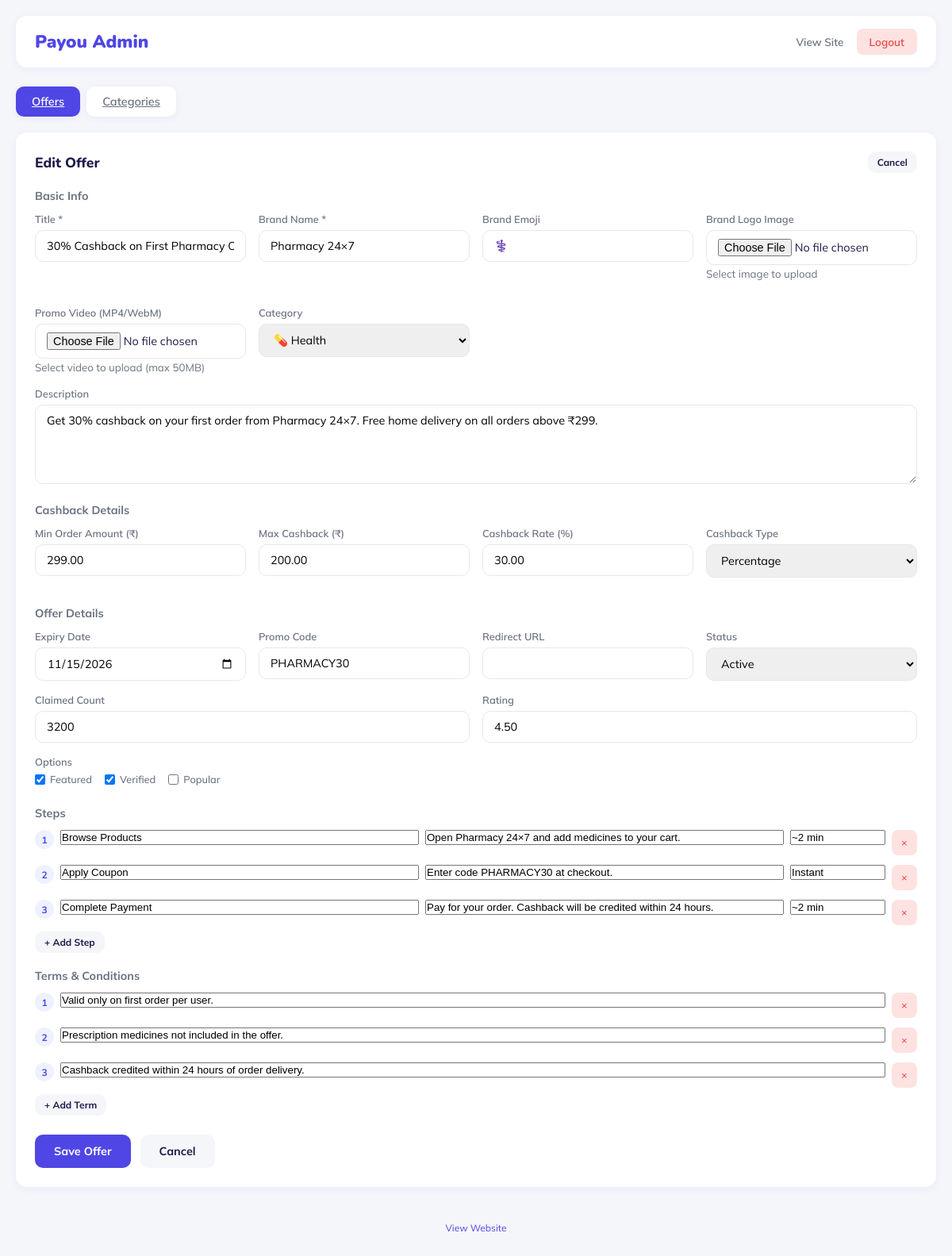
Before: /admin.php?tab=offers&edit=2 (signed in) with the older database file.
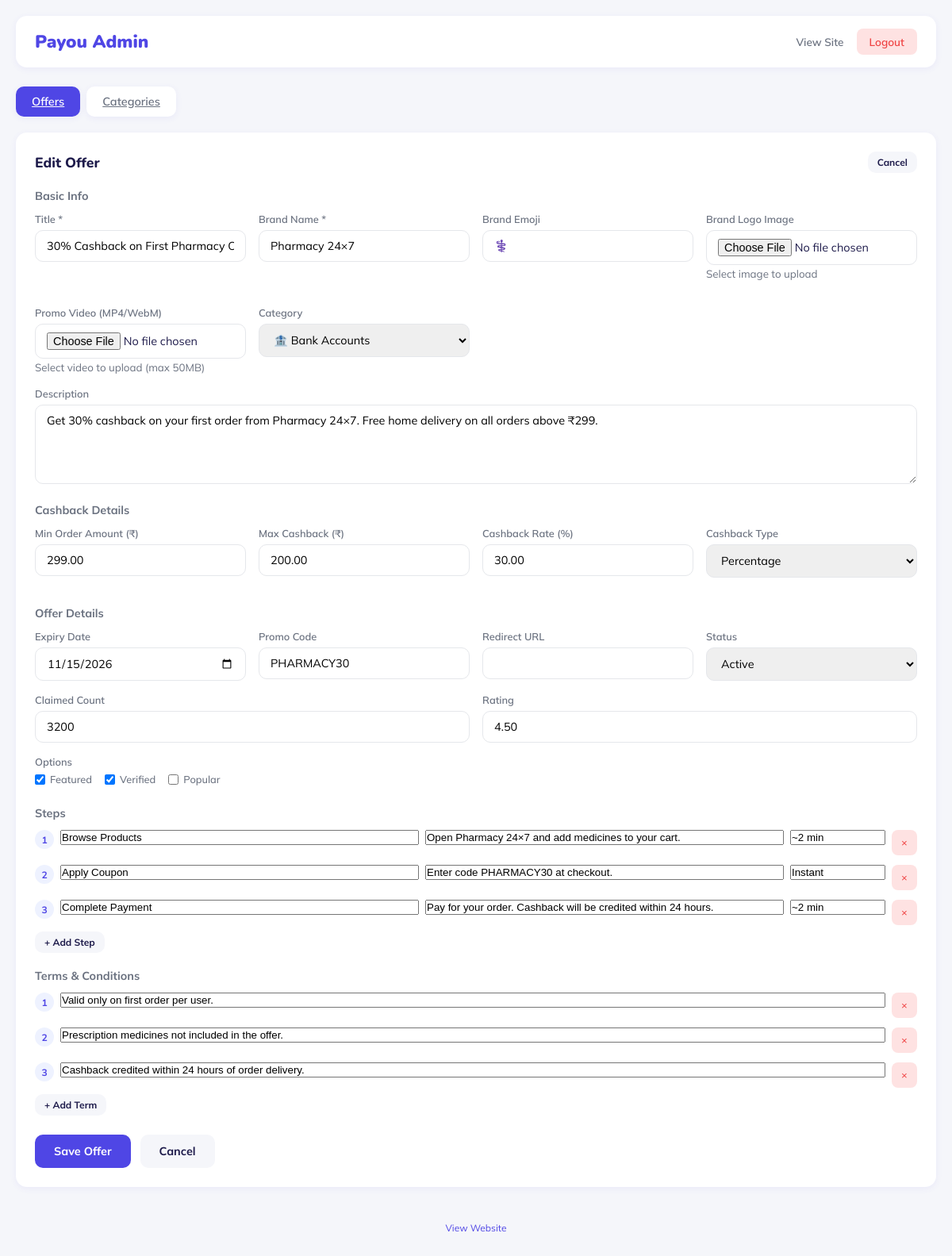
After: the same page with the newer database file.
### tables this page shows
CREATE TABLE IF NOT EXISTS offers (
    id INT AUTO_INCREMENT PRIMARY KEY,
    title VARCHAR(255) NOT NULL,
    description TEXT,
    brand_name VARCHAR(100),
    brand_emoji VARCHAR(10) DEFAULT '🎁',
    logo_image VARCHAR(255) DEFAULT '',
    video_file VARCHAR(255) DEFAULT '',
    category VARCHAR(50) DEFAULT 'General',
    min_order_amount DECIMAL(10,2) DEFAULT 0,
    max_cashback DECIMAL(10,2) DEFAULT 0,
    cashback_rate DECIMAL(5,2) DEFAULT 0,
    cashback_type ENUM('flat', 'percentage') DEFAULT 'flat',
    min_amount DECIMAL(10,2) DEFAULT 0,
    max_amount DECIMAL(10,2) DEFAULT 0,
    expiry_date DATE,
    promo_code VARCHAR(50),
    redirect_url VARCHAR(500),
    claimed_count INT DEFAULT 0,
    rating DECIMAL(3,2) DEFAULT 0,
    is_featured TINYINT(1) DEFAULT 0,
    is_verified TINYINT(1) DEFAULT 0,
    is_popular TINYINT(1) DEFAULT 0,
    status ENUM('active', 'expired', 'draft') DEFAULT 'active',
    created_at TIMESTAMP DEFAULT CURRENT_TIMESTAMP,
    updated_at TIMESTAMP DEFAULT CURRENT_TIMESTAMP ON UPDATE CURRENT_TIMESTAMP
);

CREATE TABLE IF NOT EXISTS categories (
    id INT AUTO_INCREMENT PRIMARY KEY,
    name VARCHAR(100) NOT NULL,
    emoji VARCHAR(10) DEFAULT '📌',
    sort_order INT DEFAULT 0
);

### admin.php (the view, shortened to what the changed rows need)
<?php
$message = '';
$message_type = '';
$is_logged_in = isset($_SESSION['admin_logged_in']) && $_SESSION['admin_logged_in'] === true;
$conn = getDB();
$cat_result = $conn->query("SELECT * FROM categories ORDER BY sort_order");
$offers_result = $conn->query("SELECT * FROM offers ORDER BY created_at DESC");
$edit_offer = null;
$is_new_offer = false;
if (isset($_GET['edit']) && $is_logged_in) {
    $edit_id = intval($_GET['edit']);
    if ($edit_id > 0) {
        $edit_result = $conn->query("SELECT * FROM offers WHERE id = $edit_id");
        $edit_offer = $edit_result->fetch_assoc();
        if ($edit_offer) {
            $steps_result = $conn->query("SELECT * FROM offer_steps WHERE offer_id = $edit_id ORDER BY step_number");
            $edit_offer['steps'] = $steps_result->fetch_all(MYSQLI_ASSOC);
            $terms_result = $conn->query("SELECT * FROM offer_terms WHERE offer_id = $edit_id ORDER BY sort_order");
            $edit_offer['terms'] = $terms_result->fetch_all(MYSQLI_ASSOC);
        }
    }
}
$active_tab = $_GET['tab'] ?? 'offers';
$edit_category = null;
$categories = [];
$cat_result = $conn->query("SELECT * FROM categories ORDER BY sort_order");
while ($row = $cat_result->fetch_assoc()) {
    $categories[] = $row;
}
?>
<!DOCTYPE html>
<html lang="en">
<head>
<link rel="stylesheet" href="https://cdn.hugeicons.com/font/hgi-stroke-rounded.css"/>
</head>
<body>
<?php if (!$is_logged_in): ?>
<div class="password-form">
  <div class="card">
    <h2 class="logo">Pay<span>ou</span> Admin</h2>
    <p>Enter password to access admin panel</p>
    <?php if ($message): ?>
    <div class="message <?php echo $message_type; ?>"><?php echo $message; ?></div>
    <?php endif; ?>
    <form method="post">
      <div class="form-group">
        <input type="password" name="password" placeholder="Enter password" required>
      </div>
      <button type="submit" class="btn btn-primary" style="width: 100%;">Login</button>
    </form>
    <a href="index.php" style="display: block; margin-top: 16px; color: var(--primary); text-decoration: none; font-size: 0.85rem;">← Back to Home</a>
  </div>
</div>
<?php else: ?>
<div class="container">
  <?php if ($active_tab === 'categories'): ?>
  <div class="card">
    <div style="display: flex; justify-content: space-between; align-items: center; margin-bottom: 16px;">
      <h2 class="card-title" style="margin: 0;">Manage Categories</h2>
      <a href="?tab=categories&edit_category=0" class="btn btn-primary btn-sm">+ Add Category</a>
    </div>
    <?php if ($edit_category !== null || (isset($_GET['edit_category']) && $_GET['edit_category'] == 0)): ?>
    <form method="post" style="background: var(--bg); padding: 20px; border-radius: 12px; margin-bottom: 20px;">
      <input type="hidden" name="category_id" value="<?php echo $edit_category['id'] ?? 0; ?>">
      <div style="display: grid; grid-template-columns: 1fr 1fr 1fr auto; gap: 12px; align-items: end;">
        <div class="form-group" style="margin: 0;">
          <label>Category Name</label>
          <input type="text" name="category_name" value="<?php echo htmlspecialchars($edit_category['name'] ?? ''); ?>" required>
        </div>
        <div class="form-group" style="margin: 0;">
          <label>Emoji</label>
          <input type="text" name="category_emoji" value="<?php echo htmlspecialchars($edit_category['emoji'] ?? '📁'); ?>" maxlength="10">
        </div>
        <div class="form-group" style="margin: 0;">
          <label>Sort Order</label>
          <input type="number" name="category_order" value="<?php echo $edit_category['sort_order'] ?? count($categories) + 1; ?>" min="1">
        </div>
        <button type="submit" name="save_category" class="btn btn-primary">Save</button>
      </div>
      <a href="admin.php?tab=categories" class="btn btn-secondary btn-sm" style="margin-top: 12px;">Cancel</a>
    </form>
    <?php endif; ?>
    <table class="offers-table">
      <thead>
        <tr>
          <th>Order</th>
          <th>Emoji</th>
          <th>Name</th>
          <th>Actions</th>
        </tr>
      </thead>
      <tbody>
        <?php foreach ($categories as $cat): ?>
        <tr>
          <td><?php echo $cat['sort_order']; ?></td>
          <td style="font-size: 1.5rem;"><?php echo htmlspecialchars($cat['emoji']); ?></td>
          <td><strong><?php echo htmlspecialchars($cat['name']); ?></strong></td>
          <td>
            <div class="action-btns">
              <a href="?tab=categories&edit_category=<?php echo $cat['id']; ?>" class="btn btn-secondary btn-sm">Edit</a>
              <form method="post" style="display:inline;" onsubmit="return confirm('Delete this category?');">
                <input type="hidden" name="category_id" value="<?php echo $cat['id']; ?>">
                <input type="hidden" name="tab" value="categories">
                <button type="submit" name="delete_category" class="btn btn-danger btn-sm">Delete</button>
              </form>
            </div>
          </td>
        </tr>
        <?php endforeach; ?>
      </tbody>
    </table>
  </div>
  <?php elseif ($edit_offer || $is_new_offer): ?>
  <div class="card">
    <div style="display: flex; justify-content: space-between; align-items: center; margin-bottom: 20px;">
      <h2 class="card-title" style="margin: 0;"><?php echo ($edit_offer && $edit_offer['id'] > 0) ? 'Edit Offer' : 'Add New Offer'; ?></h2>
      <a href="admin.php?tab=offers" class="btn btn-secondary btn-sm">Cancel</a>
    </div>
    <form method="post" enctype="multipart/form-data">
      <h3 style="font-size: 0.9rem; font-weight: 700; color: var(--text-sub); margin-bottom: 12px;">Basic Info</h3>
      <div class="form-grid">
        <div class="form-group">
          <label>Title *</label>
          <input type="text" name="title" value="<?php echo htmlspecialchars($edit_offer['title'] ?? ''); ?>" required>
        </div>
        <div class="form-group">
          <label>Brand Name *</label>
          <input type="text" name="brand_name" value="<?php echo htmlspecialchars($edit_offer['brand_name'] ?? ''); ?>" required>
        </div>
        <div class="form-group">
          <label>Brand Emoji</label>
          <input type="text" name="brand_emoji" value="<?php echo htmlspecialchars($edit_offer['brand_emoji'] ?? '🎁'); ?>" maxlength="10">
        </div>
        <div class="form-group">
          <label>Brand Logo Image</label>
          <input type="file" id="logo-input" accept="image/*" onchange="uploadFile(this, 'logo')">
          <small style="color: var(--text-sub);">Select image to upload</small>
        </div>
        <div class="form-group">
          <label>Promo Video (MP4/WebM)</label>
          <input type="file" id="video-input" accept="video/mp4,video/webm" onchange="uploadFile(this, 'video')">
          <small style="color: var(--text-sub);">Select video to upload (max 50MB)</small>
        </div>
        <div class="form-group">
          <label>Category</label>
          <select name="category">
            <?php foreach ($categories as $cat): ?>
            <option value="<?php echo $cat['name']; ?>" <?php echo (isset($edit_offer['category']) && $edit_offer['category'] === $cat['name']) ? 'selected' : ''; ?>>
              <?php echo $cat['emoji'] . ' ' . $cat['name']; ?>
            </option>
            <?php endforeach; ?>
          </select>
        </div>
      </div>
      <div class="form-group">
        <label>Description</label>
        <textarea name="description"><?php echo htmlspecialchars($edit_offer['description'] ?? ''); ?></textarea>
      </div>
      <h3 style="font-size: 0.9rem; font-weight: 700; color: var(--text-sub); margin: 20px 0 12px;">Cashback Details</h3>
      <div class="form-grid">
        <div class="form-group">
          <label>Min Order Amount (₹)</label>
          <input type="number" name="min_order_amount" value="<?php echo $edit_offer['min_order_amount'] ?? 0; ?>" min="0" step="1">
        </div>
        <div class="form-group">
          <label>Max Cashback (₹)</label>
          <input type="number" name="max_cashback" value="<?php echo $edit_offer['max_cashback'] ?? 0; ?>" min="0" step="1">
        </div>
        <div class="form-group">
          <label>Cashback Rate (%)</label>
          <input type="number" name="cashback_rate" value="<?php echo $edit_offer['cashback_rate'] ?? 0; ?>" min="0" max="100" step="0.1">
        </div>
        <div class="form-group">
          <label>Cashback Type</label>
          <select name="cashback_type">
            <option value="percentage" <?php echo (isset($edit_offer['cashback_type']) && $edit_offer['cashback_type'] === 'percentage') ? 'selected' : ''; ?>>Percentage</option>
          </select>
        </div>
      </div>
      <h3 style="font-size: 0.9rem; font-weight: 700; color: var(--text-sub); margin: 20px 0 12px;">Offer Details</h3>
      <div class="form-grid">
        <div class="form-group">
          <label>Expiry Date</label>
          <input type="date" name="expiry_date" value="<?php echo $edit_offer['expiry_date'] ?? ''; ?>">
        </div>
        <div class="form-group">
          <label>Promo Code</label>
          <input type="text" name="promo_code" value="<?php echo htmlspecialchars($edit_offer['promo_code'] ?? ''); ?>">
        </div>
        <div class="form-group">
          <label>Redirect URL</label>
          <input type="url" name="redirect_url" value="<?php echo htmlspecialchars($edit_offer['redirect_url'] ?? ''); ?>">
        </div>
        <div class="form-group">
          <label>Status</label>
          <select name="status">
            <option value="active" <?php echo (isset($edit_offer['status']) && $edit_offer['status'] === 'active') ? 'selected' : ''; ?>>Active</option>
          </select>
        </div>
      </div>
      <div class="form-grid">
        <div class="form-group">
          <label>Claimed Count</label>
          <input type="number" name="claimed_count" value="<?php echo $edit_offer['claimed_count'] ?? 0; ?>" min="0">
        </div>
        <div class="form-group">
          <label>Rating</label>
          <input type="number" name="rating" value="<?php echo $edit_offer['rating'] ?? 0; ?>" min="0" max="5" step="0.1">
        </div>
      </div>
      <div class="form-group">
        <label>Options</label>
        <div class="checkbox-group">
          <label><input type="checkbox" name="is_featured" <?php echo (isset($edit_offer['is_featured']) && $edit_offer['is_featured']) ? 'checked' : ''; ?>> Featured</label>
          <label><input type="checkbox" name="is_verified" <?php echo (isset($edit_offer['is_verified']) && $edit_offer['is_verified']) ? 'checked' : ''; ?>> Verified</label>
          <label><input type="checkbox" name="is_popular" <?php echo (isset($edit_offer['is_popular']) && $edit_offer['is_popular']) ? 'checked' : ''; ?>> Popular</label>
        </div>
      </div>
      <h3 style="font-size: 0.9rem; font-weight: 700; color: var(--text-sub); margin: 20px 0 12px;">Steps</h3>
      <div class="steps-list" id="steps-list">
        <?php
        $steps = $edit_offer['steps'] ?? [];
        foreach ($steps as $i => $step): ?>
        <div class="step-item">
          <span style="width: 24px; height: 24px; background: var(--primary-light); color: var(--primary); border-radius: 50%; display: flex; align-items: center; justify-content: center; font-size: 0.75rem; font-weight: 700; flex-shrink: 0;"><?php echo $i + 1; ?></span>
          <input type="text" name="step_title[]" placeholder="Step title" value="<?php echo htmlspecialchars($step['step_title'] ?? ''); ?>">
          <input type="text" name="step_desc[]" placeholder="Description" value="<?php echo htmlspecialchars($step['step_description'] ?? ''); ?>">
          <input type="text" name="step_time[]" placeholder="Time (e.g., ~2 min)" class="time-input" value="<?php echo htmlspecialchars($step['step_time'] ?? ''); ?>">
          <button type="button" class="remove-btn" onclick="this.parentElement.remove();">×</button>
        </div>
        <?php endforeach; ?>
      </div>
      <button type="button" class="btn btn-secondary btn-sm" onclick="addStep()" style="margin-top: 8px;">+ Add Step</button>
      <h3 style="font-size: 0.9rem; font-weight: 700; color: var(--text-sub); margin: 20px 0 12px;">Terms & Conditions</h3>
      <div class="terms-list" id="terms-list">
        <?php
        $terms = $edit_offer['terms'] ?? [];
        foreach ($terms as $i => $term): ?>
        <div class="term-item">
          <span style="width: 24px; height: 24px; background: var(--primary-light); color: var(--primary); border-radius: 50%; display: flex; align-items: center; justify-content: center; font-size: 0.75rem; font-weight: 700; flex-shrink: 0;"><?php echo $i + 1; ?></span>
          <input type="text" name="term_text[]" placeholder="Term condition" value="<?php echo htmlspecialchars($term['term_text'] ?? ''); ?>">
          <button type="button" class="remove-btn" onclick="this.parentElement.remove();">×</button>
        </div>
        <?php endforeach; ?>
      </div>
      <button type="button" class="btn btn-secondary btn-sm" onclick="addTerm()" style="margin-top: 8px;">+ Add Term</button>
      <div style="margin-top: 24px; display: flex; gap: 12px;">
        <button type="submit" name="save_offer" class="btn btn-primary">Save Offer</button>
        <a href="admin.php" class="btn btn-secondary">Cancel</a>
      </div>
    </form>
  </div>
  <?php endif; ?>
</div>
<?php endif; ?>
</body>
</html>

Changed rows visible on the page:
changed through a linked row, offers "30% Cashback on First Pharmacy Order": category "💊 Health" → (not shown)
Other visible differences:
form field category: (not shown) → "🏦 Bank Accounts"
